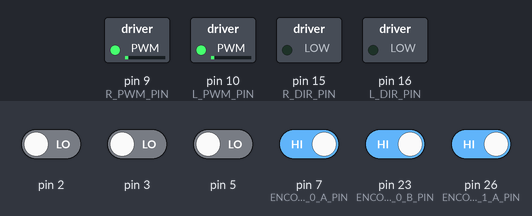
Simulated run of this sketch. Board: Arduino Mega 2560, built with avr-gcc and run on an emulated ATmega2560. Shown: switched loads named in the sketch (green lamp = pin HIGH). The test bench sets the inputs (shaded band); at power-on: pin 7 (ENCODER_0_A_PIN), pin 23 (ENCODER_0_B_PIN), pin 26 (ENCODER_1_A_PIN) HIGH, pin 2, pin 3, pin 5 LOW. What the sketch prints to the serial monitor is not drawn.

Above: at 0.6 s.
At 1.6 s:
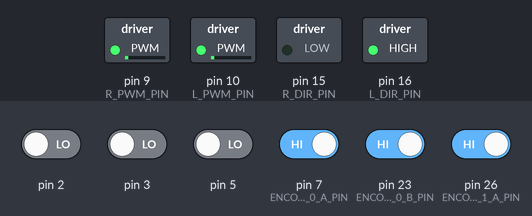
At 4.2 s:
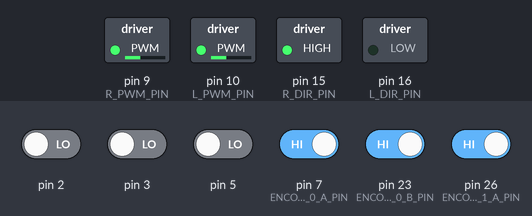
Timing chart, 0 to 5.7 s (numbered marks = the images above):
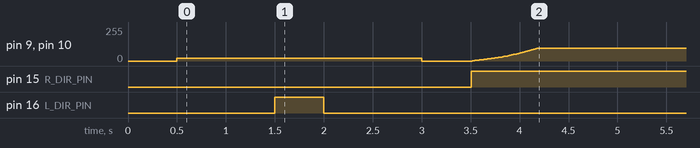

Measured:
- by itself, pin 15 (R_DIR_PIN): LOW → HIGH at 3.5 s
- by itself, pin 16 (L_DIR_PIN): LOW → HIGH at 1.5 s, → LOW 0.50 s later

The sketch:

PID_v5_PID_controller.ino
```cpp
/*Lab 7 - PID - v1 - 28.10.21
 * This version does a return home but only using basic odometry, v6 to update to include
 * better quality odometry.

   */

#include "encoders.h"
#include "motors_v2.h"
#include "pid.h"
#include "kinematics_v2.h"

Motors_c motors;
PID_c pidl;
PID_c pidr;
PID_c pidtheta;
Kinematics_c kinematics;

//Motor parameters
int MAX_SPEED = 100;
int MIN_SPEED = -1;
float lpwm = 20;
float rpwm = 20;
float pwm = 20;

//Time parameters
unsigned long current_time = millis();
unsigned long current_time2 = millis();
unsigned long timestep = 20;
unsigned long oldtime = 0;
unsigned long timenow;

//Kinematics parameters
long countnow_e0;
long countnow_e1;
long countold_e0 = 0;
long countold_e1 = 0;
float phir;                //radians right wheel turned per timestep
float phil;                //radians left wheel turned per timestep
float omegar;              //radians per second right wheel turned per timestep
float omegal;              //radians per second left wheel turned per timestep

//Wheel parameters
int wheel_r = 32/2;        //mm wheel radius - needs measuring to confirm
int l = 43;                //mm distance between wheel centrelines - needs measuring to confirm
float cpr = 358.3;         //counts per rev from pololu documentation
float radpc = (2*PI)/cpr;  //radians per count

//PID parameters
float speed_demand = 0;
float angle_demand = 0;
float PID_r;
float PID_l;
float PID_theta;
float K_P_motor = 0.3;
float K_I_motor = 0.001;
float K_D_motor = 0;
float K_P_theta = 1;
float K_I_theta = 0.001;
float K_D_theta = 0;
float i = 0 ;


void setup() {
  Serial.begin(9600);
  delay(500);

  motors.initiate(MIN_SPEED, MAX_SPEED);
  pidl.initiate();
  pidr.initiate();
  pidtheta.initiate();
  setupEncoder0();
  setupEncoder1();
}


void loop() {

  /*
  kinematics.updateposition();
  float homeangle = PI+(atan2(kinematics.y_global, kinematics.x_global));
  Serial.println(kinematics.x_global);
  Serial.println(kinematics.y_global);
  Serial.println(homeangle/(2*PI));
  Serial.println("");
  delay(20);
  */


  motors.setMotorPower(20,20);
  kinematics.updateposition();
  delay(1000);
  motors.setMotorPower(-20,20);
  kinematics.updateposition();
  delay(500);
  motors.setMotorPower(20,20);
  kinematics.updateposition();
  delay(1000);
  motors.setMotorPower(0,0);
  kinematics.updateposition();
  delay(500);

  kinematics.updateposition();
  float homeangle = PI+(atan2(kinematics.y_global, kinematics.x_global));

  lpwm = 0;
  rpwm = 0;
  pidr.resetvariables();
  pidl.resetvariables();
  pidtheta.resetvariables();

  turntoangle(homeangle, 0.01);

  motors.stopMotors();
  delay(4000);


}

void turntoangle (float angle, float sensitivity) {
  kinematics.updateposition();

  while (kinematics.theta_global < (angle-sensitivity) || kinematics.theta_global > (angle+sensitivity)) {
    if (millis() - current_time > 10) {

      kinematics.updateposition();
      PID_theta = pidtheta.update_pid(angle, kinematics.theta_global, K_P_theta, K_I_theta, K_D_theta);

      updateomega();
      PID_r = pidr.update_pid(0, (omegar+PID_theta), K_P_motor, K_I_motor, K_D_motor);
      PID_l = pidl.update_pid(0, (omegal-PID_theta), K_P_motor, K_I_motor, K_D_motor);
      lpwm = lpwm + PID_l;
      rpwm = rpwm + PID_r;
      Serial.println("NOW");
      Serial.println(PID_theta);
      Serial.println(lpwm);
      motors.setMotorPower(lpwm, rpwm);

      current_time = millis();
    }
  }
}

void updateomega() {
      countnow_e0 = count_e0;
      countnow_e1 = count_e1;
      timenow = millis();

      phir = (countnow_e0 - countold_e0)*radpc;
      phil = (countnow_e1 - countold_e1)*radpc;

      omegar = (phir / (timenow-oldtime))*1000;
      omegal = (phil / (timenow-oldtime))*1000;

      countold_e0 = countnow_e0;
      countold_e1 = countnow_e1;
      oldtime = timenow;
}

void gostraight(float _speed) {
  angle_demand = 0;
  motors.setMotorPower(lpwm, rpwm);

  if (millis() - current_time > timestep) {
    kinematics.updateposition();
    PID_theta = pidtheta.update_pid(angle_demand, kinematics.theta_global, K_P_theta, K_I_theta, K_D_theta);

    updateomega();
    PID_r = pidr.update_pid(_speed, (omegar+PID_theta), K_P_motor, K_I_motor, K_D_motor);
    PID_l = pidl.update_pid(_speed, (omegal-PID_theta), K_P_motor, K_I_motor, K_D_motor);
    lpwm = lpwm + PID_l;
    rpwm = rpwm + PID_r;

    current_time = millis();
  }
}

void speedplot() {
    Serial.print(omegal);
    Serial.print(",");
    Serial.print(omegar);
    Serial.print(",");
    Serial.print(pidl.D);
    Serial.print(",");
    Serial.print(10);
    Serial.print(",");
    Serial.println(-10);
}
```

encoders.h
```cpp
#ifndef _ENCODERS_H
#define _ENCODERS_H

#define ENCODER_0_A_PIN  7
#define ENCODER_0_B_PIN  23
#define ENCODER_1_A_PIN  26
//#define ENCODER_1_B_PIN Non-standard pin!


// Volatile Global variables used by Encoder ISR.
volatile long count_e0; // used by encoder to count the rotation
volatile byte state_e0;
volatile long count_e1;
volatile byte state_e1;


// This ISR handles just Encoder 1
// ISR to read the Encoder1 Channel A and B pins
// and then look up based on  transition what kind of
// rotation must have occured.
ISR( INT6_vect ) {
  // We know that the ISR is only called when a pin changes.
  // We also know only 1 pin can change at a time.
  // The XOR(AB) signal change from "Channel A" triggers ISR.

  // First, Read in the new state of the encoder pins.
  // Standard pins, so standard read functions.
  boolean e0_B = digitalRead( ENCODER_0_B_PIN ); // normal B state
  boolean e0_A = digitalRead( ENCODER_0_A_PIN ); // XOR(AB)

  // Software XOR (^) logically infers
  // the true value of A given the state of B
  e0_A = e0_A ^ e0_B;

  // Shift our (new) current readings into bit positions
  // 2 and 3 in the state variable (current state)
  // State: (bit3)  (bit2)  (bit1)   (bit0)
  // State:  new B   new A   old B   old A  //HH COMMENT: The state is
                                            //essentially a binary numer that
                                            //we are creating from the 1s and
                                            //0s of the two encoders A and B
    state_e0 = state_e0 | ( e0_B  << 3 );
    state_e0 = state_e0 | ( e0_A  << 2 );

    // Handle which transition we have registered.
    // Complete this if statement as necessary.
    // Refer to the labsheet.
    if( state_e0 == 0 ) {
      //Do nothing
    } else if(state_e0 == 1 ) {
      count_e0--;
    } else if(state_e0 == 2 ) {
      count_e0++;
    } else if (state_e0 == 3) {
      //Do nothing
    } else if (state_e0 == 4) {
      count_e0++;
    } else if (state_e0 == 5) {
      //Do nothing
    } else if (state_e0 == 6) {
      //Do nothing
    } else if (state_e0 == 7) {
      count_e0--;
    } else if (state_e0 == 8) {
      count_e0--;
    } else if (state_e0 == 9) {
      //Do nothing
    } else if (state_e0 == 10) {
      //Do nothing
    } else if (state_e0 == 11) {
      count_e0++;
    } else if (state_e0 == 12) {
      //Do nothing
    } else if (state_e0 == 13) {
      count_e0++;
    } else if (state_e0 == 14) {
      count_e0--;
    } else if (state_e0 == 15) {
      //Do nothing
    } // Continue this if statement as necessary.

    // Shift the current readings (bits 3 and 2) down
    // into position 1 and 0 (to become prior readings)
    // This bumps bits 1 and 0 off to the right, "deleting"
    // them for the next ISR call.
    state_e0 = state_e0 >> 2;

}


// This ISR handles just Encoder 0
// ISR to read the Encoder0 Channel A and B pins
// and then look up based on  transition what kind of
// rotation must have occured.


ISR( PCINT0_vect ) {

    // First, Read in the new state of the encoder pins.

    // Mask for a specific pin from the port.
    // Non-standard pin, so we access the register
    // directly.
    // Reading just PINE would give us a number
    // composed of all 8 bits.  We want only bit 2.
    // B00000100 masks out all but bit 2
    // It is more portable to use the PINE2 keyword.
    boolean e1_B = PINE & (1<<PINE2);
    //boolean e1_B = PINE & B00000100;  // Does same as above.

    // Standard read from the other pin.
    boolean e1_A = digitalRead( ENCODER_1_A_PIN ); // 26 the same as A8


    e1_A = e1_A ^ e1_B;

    // Create a bitwise representation of our states
    // We do this by shifting the boolean value up by
    // the appropriate number of bits, as per our table
    // header:
    //
    // State :  (bit3)  (bit2)  (bit1)  (bit0)
    // State :  New A,  New B,  Old A,  Old B.
    state_e1 = state_e1 | ( e1_B  << 3 );
    state_e1 = state_e1 | ( e1_A  << 2 );


    // Handle which transition we have registered.
    // Complete this if statement as necessary.
    // Refer to the labsheet.
    if( state_e1 == 0 ) {
      //Do nothing
    } else if(state_e1 == 1 ) {
      count_e1--;
    } else if(state_e1 == 2 ) {
      count_e1++;
    } else if (state_e1 == 3) {
      //Do nothing
    } else if (state_e1 == 4) {
      count_e1++;
    } else if (state_e1 == 5) {
      //Do nothing
    } else if (state_e1 == 6) {
      //Do nothing
    } else if (state_e1 == 7) {
      count_e1--;
    } else if (state_e1 == 8) {
      count_e1--;
    } else if (state_e1 == 9) {
      //Do nothing
    } else if (state_e1 == 10) {
      //Do nothing
    } else if (state_e1 == 11) {
      count_e1++;
    } else if (state_e1 == 12) {
      //Do nothing
    } else if (state_e1 == 13) {
      count_e1++;
    } else if (state_e1 == 14) {
      count_e1--;
    } else if (state_e1 == 15) {
      //Do nothing
    } // Continue this if statement as necessary.

    // Shift the current readings (bits 3 and 2) down
    // into position 1 and 0 (to become prior readings)
    // This bumps bits 1 and 0 off to the right, "deleting"
    // them for the next ISR call.
    state_e1 = state_e1 >> 2;
}


/*
   This setup routine enables interrupts for
   encoder1.  The interrupt is automatically
   triggered when one of the encoder pin changes.
   This is really convenient!  It means we don't
   have to check the encoder manually.
*/
void setupEncoder0()
{
    count_e0 = 0;

    // Setup pins for right encoder
    pinMode( ENCODER_0_A_PIN, INPUT );
    pinMode( ENCODER_0_B_PIN, INPUT );

    // initialise the recorded state of e0 encoder.
    state_e0 = 0;

    // Get initial state of encoder pins A + B
    boolean e0_A = digitalRead( ENCODER_0_A_PIN );
    boolean e0_B = digitalRead( ENCODER_0_B_PIN );
    e0_A = e0_A ^ e0_B;

    // Shift values into correct place in state.
    // Bits 1 and 0  are prior states.
    state_e0 = state_e0 | ( e0_B << 1 );
    state_e0 = state_e0 | ( e0_B << 0 );


    // Now to set up PE6 as an external interupt (INT6), which means it can
    // have its own dedicated ISR vector INT6_vector

    // Page 90, 11.1.3 External Interrupt Mask Register – EIMSK
    // Disable external interrupts for INT6 first
    // Set INT6 bit low, preserve other bits
    EIMSK = EIMSK & ~(1<<INT6);
    //EIMSK = EIMSK & B1011111; // Same as above.

    // Page 89, 11.1.2 External Interrupt Control Register B – EICRB
    // Used to set up INT6 interrupt
    EICRB |= ( 1 << ISC60 );  // using header file names, push 1 to bit ISC60
    //EICRB |= B00010000; // does same as above

    // Page 90, 11.1.4 External Interrupt Flag Register – EIFR
    // Setting a 1 in bit 6 (INTF6) clears the interrupt flag.
    EIFR |= ( 1 << INTF6 );
    //EIFR |= B01000000;  // same as above

    // Now that we have set INT6 interrupt up, we can enable
    // the interrupt to happen
    // Page 90, 11.1.3 External Interrupt Mask Register – EIMSK
    // Disable external interrupts for INT6 first
    // Set INT6 bit high, preserve other bits
    EIMSK |= ( 1 << INT6 );
    //EIMSK |= B01000000; // Same as above

}

void setupEncoder1()
{

    count_e1 = 0;

    // Setting up left encoder:
    // The Romi board uses the pin PE2 (port E, pin 2) which is
    // very unconventional.  It doesn't have a standard
    // arduino alias (like d6, or a5, for example).
    // We set it up here with direct register access
    // Writing a 0 to a DDR sets as input
    // DDRE = Data Direction Register (Port)E
    // We want pin PE2, which means bit 2 (counting from 0)
    // PE Register bits [ 7  6  5  4  3  2  1  0 ]
    // Binary mask      [ 1  1  1  1  1  0  1  1 ]
    //
    // By performing an & here, the 0 sets low, all 1's preserve
    // any previous state.
    DDRE = DDRE & ~(1<<DDE6);
    //DDRE = DDRE & B11111011; // Same as above.

    // We need to enable the pull up resistor for the pin
    // To do this, once a pin is set to input (as above)
    // You write a 1 to the bit in the output register
    PORTE = PORTE | (1 << PORTE2 );
    //PORTE = PORTE | 0B00000100;

    // Encoder0 uses conventional pin 26
    pinMode( ENCODER_1_A_PIN, INPUT );
    digitalWrite( ENCODER_1_A_PIN, HIGH ); // Encoder 1 xor

    // initialise the recorded state of e1 encoder.
    state_e1 = 0;

    // Get initial state of encoder.
    boolean e1_B = PINE & (1<<PINE2);
    //boolean e1_B = PINE & B00000100;  // Does same as above.

    // Standard read from the other pin.
    boolean e1_A = digitalRead( ENCODER_1_A_PIN ); // 26 the same as A8

    // Some clever electronics combines the
    // signals and this XOR restores the
    // true value.
    e1_A = e1_A ^ e1_B;


    // Enable pin-change interrupt on A8 (PB4) for encoder0, and disable other
    // pin-change interrupts.
    // Note, this register will normally create an interrupt a change to any pins
    // on the port, but we use PCMSK0 to set it only for PCINT4 which is A8 (PB4)
    // When we set these registers, the compiler will now look for a routine called
    // ISR( PCINT0_vect ) when it detects a change on the pin.  PCINT0 seems like a
    // mismatch to PCINT4, however there is only the one vector servicing a change
    // to all PCINT0->7 pins.
    // See Manual 11.1.5 Pin Change Interrupt Control Register - PCICR

    // Page 91, 11.1.5, Pin Change Interrupt Control Register
    // Disable interrupt first
    PCICR = PCICR & ~( 1 << PCIE0 );
    // PCICR &= B11111110;  // Same as above

    // 11.1.7 Pin Change Mask Register 0 – PCMSK0
    PCMSK0 |= (1 << PCINT4);

    // Page 91, 11.1.6 Pin Change Interrupt Flag Register – PCIFR
    PCIFR |= (1 << PCIF0);  // Clear its interrupt flag by writing a 1.

    // Enable
    PCICR |= (1 << PCIE0);
}

#endif
```

kinematics_v2.h
```cpp
/*Class for Kinemati;cs updating of the Romi Robot
 *
 *Date: 21/10/21
 *Henry Hickson
 *
 *Kinematics are used to locate the robot in the global coordinate system
 *Location include x, y and rotation angle
 *
 *Update position function
 *- Each time it is ran, the function first checks the rotation angle of each wheel since the last update
 *- It then calculates translation in x and rotation about itself
 *- It then calculates the global movement and adds this to the previous update to give a total global
 *  position
 */


#ifndef _KINEMATICS_H
#define _KINEMATICS_H

// Class to track robot position.
class Kinematics_c {
  public:
    float theta_global = 0;
    float x_global = 0;
    float y_global = 0;
    float theta_local;
    float x_local;             //mm moved in local x per timestep
    float y_local;             //angle moved about local per timestep
    float phir;                //radians right wheel turned per timestep
    float phil;                //radians left wheel turned per timestep
    long oldcounte0 = 0;
    long oldcounte1 = 0;
    int wheel_r = 32/2;        //mm wheel radius - needs measuring to confirm
    int l = 43;                //mm distance between wheel centrelines - needs measuring to confirm
    float cpr = 358.3;          //counts per rev from pololu documentation
    float radpc = (2*PI)/cpr;  //radians per count

    Kinematics_c() {
    }

    void updateposition() {
      phir = (count_e0-oldcounte0)*radpc;                      //note that the encoders.h must be included for counts
      phil = (count_e1-oldcounte1)*radpc;
      oldcounte0 = count_e0;
      oldcounte1 = count_e1;

      x_local = (wheel_r*phir)/2 + (wheel_r*phil)/2;
      theta_local = (wheel_r*phil)/(2*l) - (wheel_r*phir)/(2*l);

      theta_global = theta_global + theta_local;
      x_global = x_global + x_local*cos(theta_global);
      y_global = y_global + x_local*sin(theta_global);
    }

};


#endif
```

motors_v2.h
```cpp
/*Class file for Pololu Motor Control
Author: Henry Hickson
Date: 04/10/21
References: Robotic Systems Lab Sheet 2
*/

#ifndef _MOTORS_H
#define _MOTORS_H

class Motors_c {
   public:

   #define L_PWM_PIN 10
   #define L_DIR_PIN 16
   #define R_PWM_PIN 9
   #define R_DIR_PIN 15
   byte LDIR = 0;
   byte RDIR = 0;
   int _MIN_SPEED;
   int _MAX_SPEED;

      Motors_c() {
      }

      void initiate(int MIN_SPEED, int MAX_SPEED) {
      	pinMode(L_PWM_PIN, OUTPUT);
      	pinMode(L_DIR_PIN, OUTPUT);
      	pinMode(R_PWM_PIN, OUTPUT);
      	pinMode(R_DIR_PIN, OUTPUT);
      	_MIN_SPEED = MIN_SPEED;
      	_MAX_SPEED = MAX_SPEED;
      }

      void setMotorPower(float Lpwm, float Rpwm) { //This function turns the motors, L and R
  	if (abs(Lpwm) < _MIN_SPEED || abs(Lpwm) > _MAX_SPEED || abs(Rpwm) < _MIN_SPEED || abs(Rpwm) > _MAX_SPEED) {
    	   Serial.println ("Error! Outside of acceptable motor range!");
    	   return;
    	}
  	if (abs(Lpwm) != Lpwm) {
   	  LDIR = 255;
  	}
  	else if (abs(Lpwm) == Lpwm) {
  	  LDIR = 0;
  	}
  	if (abs(Rpwm) != Rpwm) {
   	  RDIR = 255;
  	}
  	else if (abs(Rpwm) == Rpwm) {
  	  RDIR = 0;
  	}
  	analogWrite(L_DIR_PIN, LDIR);
  	analogWrite(R_DIR_PIN, RDIR);
   	analogWrite(L_PWM_PIN, abs(Lpwm));
  	analogWrite(R_PWM_PIN, abs(Rpwm));
      }

      void stopMotors() {
  	analogWrite(L_PWM_PIN, 0);
  	analogWrite(R_PWM_PIN, 0);
      }
 };

 #endif
```

Source omitted: pid.h (2073 bytes)
